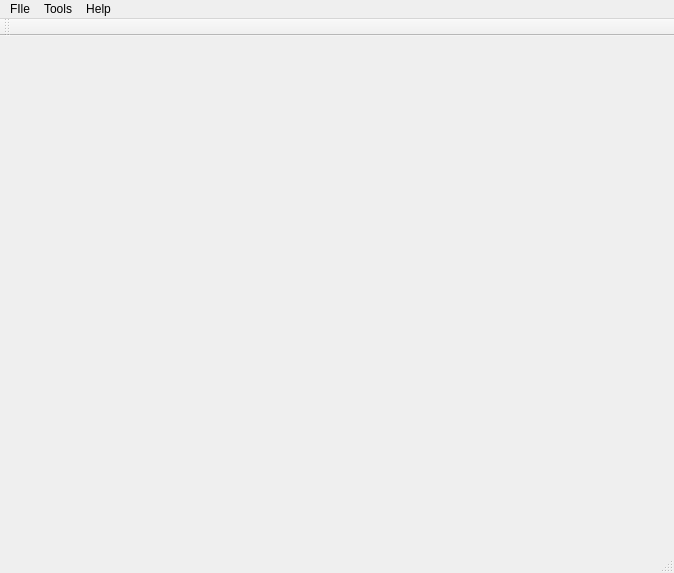
<?xml version="1.0" encoding="UTF-8"?>
<ui version="4.0">
 <class>MainGUIClass</class>
 <widget class="QMainWindow" name="MainGUIClass">
  <property name="geometry">
   <rect>
    <x>0</x>
    <y>0</y>
    <width>674</width>
    <height>573</height>
   </rect>
  </property>
  <property name="cursor">
   <cursorShape>ArrowCursor</cursorShape>
  </property>
  <property name="windowTitle">
   <string>MainGUI</string>
  </property>
  <widget class="QWidget" name="centralWidget">
   <widget class="QWidget" name="mainWidget" native="true">
    <property name="geometry">
     <rect>
      <x>90</x>
      <y>90</y>
      <width>401</width>
      <height>331</height>
     </rect>
    </property>
    <property name="cursor">
     <cursorShape>ArrowCursor</cursorShape>
    </property>
   </widget>
  </widget>
  <widget class="QMenuBar" name="menuBar">
   <property name="geometry">
    <rect>
     <x>0</x>
     <y>0</y>
     <width>674</width>
     <height>21</height>
    </rect>
   </property>
   <widget class="QMenu" name="menu">
    <property name="title">
     <string>FIle</string>
    </property>
    <addaction name="separator"/>
    <addaction name="actionQuit"/>
   </widget>
   <widget class="QMenu" name="menuHelp">
    <property name="title">
     <string>Help</string>
    </property>
    <addaction name="actionTest"/>
    <addaction name="actionTestDialog"/>
    <addaction name="actionDebug"/>
    <addaction name="separator"/>
    <addaction name="actionAbout"/>
   </widget>
   <widget class="QMenu" name="menuTools">
    <property name="title">
     <string>Tools</string>
    </property>
   </widget>
   <addaction name="menu"/>
   <addaction name="menuTools"/>
   <addaction name="menuHelp"/>
  </widget>
  <widget class="QToolBar" name="mainToolBar">
   <attribute name="toolBarArea">
    <enum>TopToolBarArea</enum>
   </attribute>
   <attribute name="toolBarBreak">
    <bool>false</bool>
   </attribute>
  </widget>
  <widget class="QStatusBar" name="statusBar"/>
  <action name="actionQuit">
   <property name="text">
    <string>Quit</string>
   </property>
  </action>
  <action name="actionTest">
   <property name="text">
    <string>Test</string>
   </property>
  </action>
  <action name="actionAbout">
   <property name="text">
    <string>About</string>
   </property>
  </action>
  <action name="actionDebug">
   <property name="text">
    <string>Debug</string>
   </property>
  </action>
  <action name="actionTestDialog">
   <property name="text">
    <string>Test Dialog</string>
   </property>
  </action>
 </widget>
 <layoutdefault spacing="6" margin="11"/>
 <resources>
  <include location="MainGUI.qrc"/>
 </resources>
 <connections/>
</ui>
